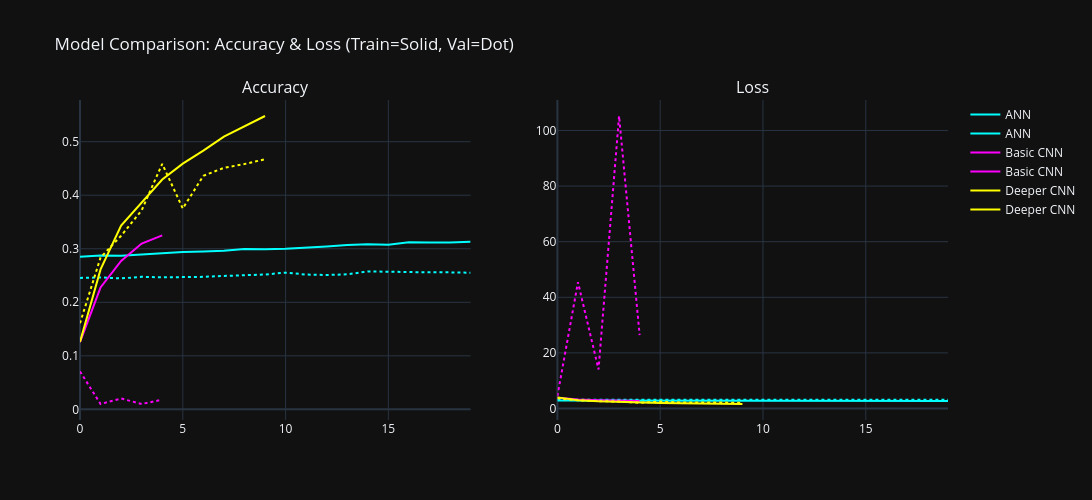

Here is the notebook cell this chart was saved with:
### Code cell
import plotly.graph_objects as go
from plotly.subplots import make_subplots

models = {
    "ANN": ("cyan", ann_history),
    "Basic CNN": ("magenta", basic_cnn_history),
    "Deeper CNN": ("yellow", deeper_cnn_history)
}

performance_data = {
    'Model': ['ANN', 'Basic CNN', 'Deeper CNN'],
    'Test Loss': [loss_ann, loss_basic_cnn, loss_deeper_cnn],
    'Test Accuracy': [accuracy_ann, accuracy_basic_cnn, accuracy_deeper_cnn]
}

performance_df = pd.DataFrame(performance_data)

fig = make_subplots(rows=1, cols=2, subplot_titles=('Accuracy', 'Loss'))

for name, (color, history) in models.items():
    # Accuracy
    fig.add_trace(go.Scatter(y=history.history['accuracy'], mode='lines',
                             name=name, line=dict(color=color, dash='solid')), row=1, col=1)
    fig.add_trace(go.Scatter(y=history.history['val_accuracy'], mode='lines',
                             name=name, line=dict(color=color, dash='dot'), showlegend=False), row=1, col=1)

    # Loss
    fig.add_trace(go.Scatter(y=history.history['loss'], mode='lines',
                             name=name, line=dict(color=color, dash='solid')), row=1, col=2)
    fig.add_trace(go.Scatter(y=history.history['val_loss'], mode='lines',
                             name=name, line=dict(color=color, dash='dot'), showlegend=False), row=1, col=2)

fig.update_layout(
    title_text="Model Comparison: Accuracy & Loss (Train=Solid, Val=Dot)",
    height=500,
    width=1200,
    template="plotly_dark"
)

fig.show()

### Figure 1 — Plotly figure (JSON) as saved in the notebook; plotly's stock layout.template omitted (floating-point values rounded to 4 significant figures)
{"data": [{"line": {"color": "cyan", "dash": "solid"}, "mode": "lines", "name": "ANN", "type": "scatter", "xaxis": "x", "y": [0.285, 0.2873, 0.2871, 0.2897, 0.291, 0.294, 0.2946, 0.2961, 0.2996, 0.2989, 0.2999, 0.3027, 0.3043, 0.3068, 0.3084, 0.3074, 0.3119, 0.3116, 0.3115, 0.313], "yaxis": "y"}, {"line": {"color": "cyan", "dash": "dot"}, "mode": "lines", "name": "ANN", "showlegend": false, "type": "scatter", "xaxis": "x", "y": [0.2455, 0.2464, 0.2446, 0.2476, 0.2466, 0.2466, 0.2475, 0.2492, 0.2504, 0.2519, 0.2554, 0.2518, 0.251, 0.2522, 0.2577, 0.2568, 0.2566, 0.2559, 0.2559, 0.2552], "yaxis": "y"}, {"line": {"color": "cyan", "dash": "solid"}, "mode": "lines", "name": "ANN", "type": "scatter", "xaxis": "x2", "y": [2.887, 2.878, 2.872, 2.865, 2.856, 2.845, 2.839, 2.833, 2.821, 2.814, 2.806, 2.8, 2.79, 2.783, 2.778, 2.77, 2.76, 2.753, 2.749, 2.741], "yaxis": "y2"}, {"line": {"color": "cyan", "dash": "dot"}, "mode": "lines", "name": "ANN", "showlegend": false, "type": "scatter", "xaxis": "x2", "y": [3.158, 3.16, 3.146, 3.147, 3.146, 3.16, 3.157, 3.143, 3.146, 3.132, 3.128, 3.128, 3.129, 3.128, 3.114, 3.122, 3.125, 3.13, 3.126, 3.126], "yaxis": "y2"}, {"line": {"color": "magenta", "dash": "solid"}, "mode": "lines", "name": "Basic CNN", "type": "scatter", "xaxis": "x", "y": [0.1255, 0.2278, 0.2772, 0.3097, 0.3251], "yaxis": "y"}, {"line": {"color": "magenta", "dash": "dot"}, "mode": "lines", "name": "Basic CNN", "showlegend": false, "type": "scatter", "xaxis": "x", "y": [0.0708, 0.01, 0.0203, 0.01, 0.0181], "yaxis": "y"}, {"line": {"color": "magenta", "dash": "solid"}, "mode": "lines", "name": "Basic CNN", "type": "scatter", "xaxis": "x2", "y": [3.894, 3.209, 2.932, 2.764, 2.665], "yaxis": "y2"}, {"line": {"color": "magenta", "dash": "dot"}, "mode": "lines", "name": "Basic CNN", "showlegend": false, "type": "scatter", "xaxis": "x2", "y": [4.511, 45.41, 14.06, 105.2, 26.38], "yaxis": "y2"}, {"line": {"color": "yellow", "dash": "solid"}, "mode": "lines", "name": "Deeper CNN", "type": "scatter", "xaxis": "x", "y": [0.126, 0.2613, 0.3432, 0.3872, 0.4292, 0.459, 0.4832, 0.5093, 0.5294, 0.548], "yaxis": "y"}, {"line": {"color": "yellow", "dash": "dot"}, "mode": "lines", "name": "Deeper CNN", "showlegend": false, "type": "scatter", "xaxis": "x", "y": [0.1608, 0.2836, 0.3243, 0.3718, 0.4586, 0.3752, 0.4363, 0.4511, 0.4582, 0.4673], "yaxis": "y"}, {"line": {"color": "yellow", "dash": "solid"}, "mode": "lines", "name": "Deeper CNN", "type": "scatter", "xaxis": "x2", "y": [4.002, 2.999, 2.577, 2.338, 2.156, 2.011, 1.906, 1.79, 1.69, 1.619], "yaxis": "y2"}, {"line": {"color": "yellow", "dash": "dot"}, "mode": "lines", "name": "Deeper CNN", "showlegend": false, "type": "scatter", "xaxis": "x2", "y": [3.668, 2.932, 2.645, 2.486, 2.052, 2.49, 2.175, 2.131, 2.125, 2.094], "yaxis": "y2"}], "layout": {"annotations": [{"font": {"size": 16}, "showarrow": false, "text": "Accuracy", "x": 0.225, "xanchor": "center", "xref": "paper", "y": 1, "yanchor": "bottom", "yref": "paper"}, {"font": {"size": 16}, "showarrow": false, "text": "Loss", "x": 0.775, "xanchor": "center", "xref": "paper", "y": 1, "yanchor": "bottom", "yref": "paper"}], "height": 500, "title": {"text": "Model Comparison: Accuracy & Loss (Train=Solid, Val=Dot)"}, "width": 1200, "xaxis": {"anchor": "y", "domain": [0, 0.45]}, "xaxis2": {"anchor": "y2", "domain": [0.55, 1]}, "yaxis": {"anchor": "x", "domain": [0, 1]}, "yaxis2": {"anchor": "x2", "domain": [0, 1]}}}
